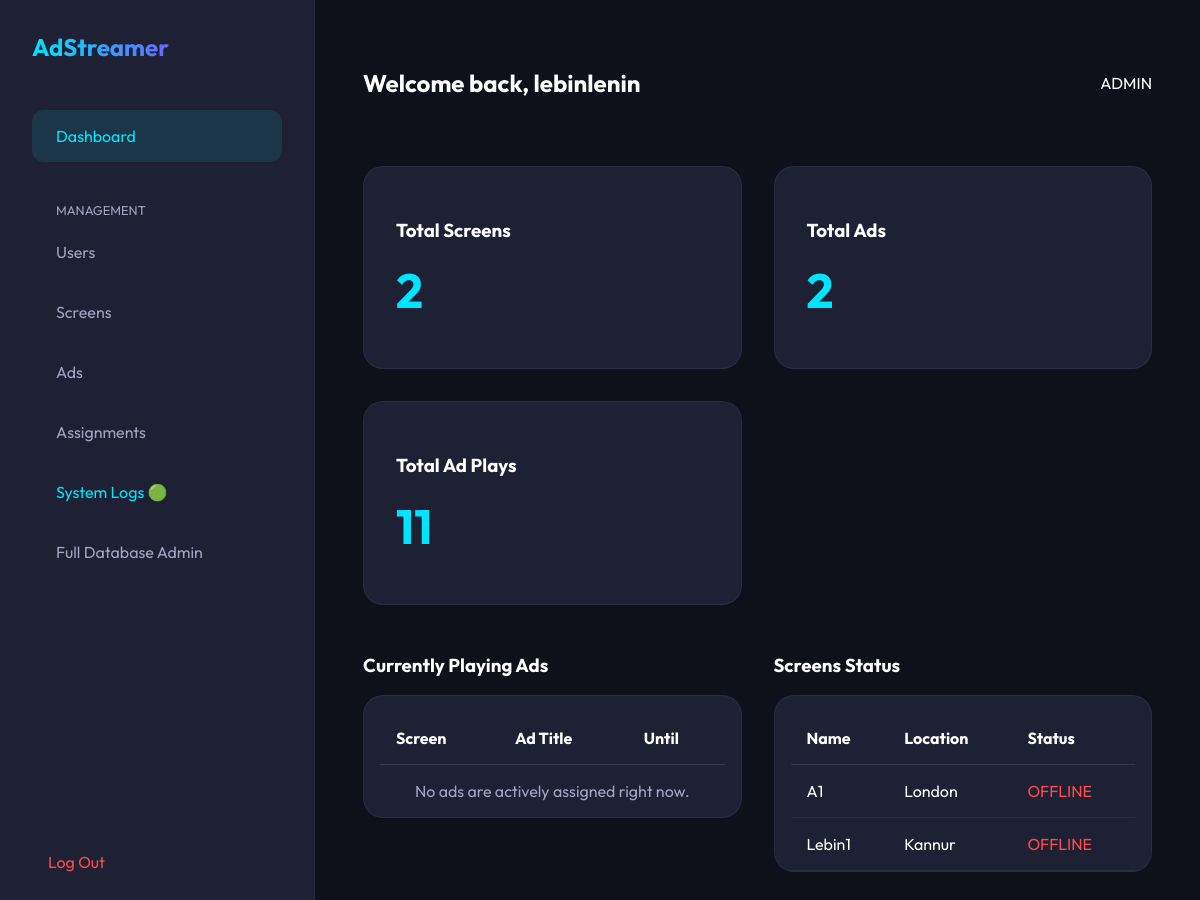
/accounts/dashboard/admin/ (signed in), run on the app's committed database.
### accounts/models.py (models this page shows)
class User(AbstractUser):
    ROLE_CHOICES = (
        ('ADMIN', 'Admin'),
        ('ADVERTISER', 'Advertiser'),
    )
    role = models.CharField(max_length=20, choices=ROLE_CHOICES, default='ADMIN')

### displays/models.py (models this page shows, shortened)
class Screen(models.Model):
    name = models.CharField(max_length=255)
    location = models.CharField(max_length=255, blank=True)
    pairing_token = models.UUIDField(default=uuid.uuid4, editable=False, unique=True)
    status = models.CharField(max_length=20, choices=(('ONLINE', 'Online'), ('OFFLINE', 'Offline')), default='OFFLINE')
    last_pinged = models.DateTimeField(null=True, blank=True)
    @property
    def is_online(self):
        from django.utils import timezone
        import datetime
        if not self.last_pinged:
            return False
        return timezone.now() - self.last_pinged < datetime.timedelta(minutes=2)

### accounts/views.py (the view)
# urls.py: path('dashboard/admin/', views.admin_dashboard, name='admin_dashboard'),
@login_required
def admin_dashboard(request):
    if request.user.role != 'ADMIN':
        return redirect('dashboard')
    screens = Screen.objects.all()
    ads = Ad.objects.all()
    logs_count = AdPlayLog.objects.count()
    now = timezone.now()
    active_assignments = AdAssignment.objects.filter(
        start_date__lte=now,
        end_date__gte=now,
        ad__is_active=True,
        ad__approval_status='APPROVED'
    ).select_related('screen', 'ad')
    context = {
        'screens': screens,
        'ads': ads,
        'logs_count': logs_count,
        'active_assignments': active_assignments,
    }
    return render(request, 'accounts/admin_dashboard.html', context)

### accounts/templates/accounts/admin_dashboard.html
{% extends 'base.html' %}
{% block sidebar_extra %}
<a href="/admin/" class="nav-link" target="_blank">Full Database Admin</a>
{% endblock %}
{% block content %}
<div class="grid">
    <div class="card">
        <h3>Total Screens</h3>
        <div class="metric-value">{{ screens.count }}</div>
    </div>
    <div class="card">
        <h3>Total Ads</h3>
        <div class="metric-value">{{ ads.count }}</div>
    </div>
    <div class="card">
        <h3>Total Ad Plays</h3>
        <div class="metric-value">{{ logs_count }}</div>
    </div>
</div>
<div class="grid" style="margin-top: 3rem;">
    <div>
        <h3 style="margin-top: 0;">Currently Playing Ads</h3>
        <div class="card" style="padding: 1rem; padding-bottom: 0;">
            <table style="width: 100%; text-align: left; border-collapse: collapse;">
                <thead>
                    <tr>
                        <th style="padding: 1rem; border-bottom: 1px solid rgba(255,255,255,0.1);">Screen</th>
                        <th style="padding: 1rem; border-bottom: 1px solid rgba(255,255,255,0.1);">Ad Title</th>
                        <th style="padding: 1rem; border-bottom: 1px solid rgba(255,255,255,0.1);">Until</th>
                    </tr>
                </thead>
                <tbody>
                    {% for a in active_assignments %}
                    <tr>
                        <td style="padding: 1rem; border-bottom: 1px solid rgba(255,255,255,0.05); color: var(--primary);">{{ a.screen.name }}</td>
                        <td style="padding: 1rem; border-bottom: 1px solid rgba(255,255,255,0.05);">{{ a.ad.title }}</td>
                        <td style="padding: 1rem; border-bottom: 1px solid rgba(255,255,255,0.05); color: var(--text-muted);">{{ a.end_date|time:"H:i" }}</td>
                    </tr>
                    {% empty %}
                    <tr>
                        <td colspan="3" style="padding: 1rem; text-align: center; color: var(--text-muted);">No ads are actively assigned right now.</td>
                    </tr>
                    {% endfor %}
                </tbody>
            </table>
        </div>
    </div>
    <div>
        <h3 style="margin-top: 0;">Screens Status</h3>
        <div class="card" style="padding: 1rem; padding-bottom: 0;">
            <table style="width: 100%; text-align: left; border-collapse: collapse;">
                <thead>
                    <tr>
                        <th style="padding: 1rem; border-bottom: 1px solid rgba(255,255,255,0.1);">Name</th>
                        <th style="padding: 1rem; border-bottom: 1px solid rgba(255,255,255,0.1);">Location</th>
                        <th style="padding: 1rem; border-bottom: 1px solid rgba(255,255,255,0.1);">Status</th>
                    </tr>
                </thead>
                <tbody>
                    {% for screen in screens %}
                    <tr>
                        <td style="padding: 1rem; border-bottom: 1px solid rgba(255,255,255,0.05);">{{ screen.name }}</td>
                        <td style="padding: 1rem; border-bottom: 1px solid rgba(255,255,255,0.05);">{{ screen.location }}</td>
                        <td style="padding: 1rem; border-bottom: 1px solid rgba(255,255,255,0.05);">
                            {% if screen.is_online %}
                                <span style="color: #00e5ff">ONLINE</span>
                            {% else %}
                                <span style="color: #ff4b4b">OFFLINE</span>
                            {% endif %}
                        </td>
                    </tr>
                    {% endfor %}
                </tbody>
            </table>
        </div>
    </div>
</div>
{% endblock %}

### accounts/templates/base.html (shortened to what this page needs)
<!DOCTYPE html>
<html lang="en">
<head>
</head>
<body>
    <div class="sidebar">
        <a href="/" class="logo">AdStreamer</a>
        <a href="/" class="nav-link active">Dashboard</a>
        {% if request.user.role == 'ADMIN' %}
        <div style="margin-top: 2rem; color: var(--text-muted); font-size: 0.8rem; text-transform: uppercase; padding: 0 1.5rem; margin-bottom: 0.5rem;">Management</div>
        <a href="{% url 'admin_users' %}" class="nav-link">Users</a>
        <a href="{% url 'admin_screens' %}" class="nav-link">Screens</a>
        <a href="{% url 'admin_ads' %}" class="nav-link">Ads</a>
        <a href="{% url 'admin_assignments' %}" class="nav-link">Assignments</a>
        <a href="{% url 'admin_system_logs' %}" class="nav-link" style="color: var(--primary);">System Logs 🟢</a>
        {% endif %}{% block sidebar_extra %}{% endblock %}
        <a href="{% url 'logout' %}" class="logout-btn">Log Out</a>
    </div>
    <div class="main-content">
        <div class="header-top">
            <h2>Welcome back, {{ request.user.username }}</h2>
            <div class="user-role">{{ request.user.role }}</div>
        </div>
        {% block content %}{% endblock %}
    </div>
</body>
</html>

### accounts/templates/base.html (style rules this page uses)
:root { --bg: #0f111a; --surface: #1e2133; --surface-hover: #2a2d42; --primary: #00e5ff; --secondary: #bd00ff; --text: #ffffff; --text-muted: #a0a4c0; }
body { background-color: var(--bg); color: var(--text); font-family: 'Outfit', sans-serif; margin: 0; display: flex; min-height: 100vh; }
.sidebar { width: 250px; background: var(--surface); padding: 2rem; display: flex; flex-direction: column; border-right: 1px solid rgba(255,255,255,0.05); }
.logo { font-size: 1.5rem; font-weight: 700; background: linear-gradient(90deg, var(--primary), var(--secondary)); background-clip: text; -webkit-background-clip: text; -webkit-text-fill-color: transparent; margin-bottom: 3rem; display: block; text-decoration: none; }
.nav-link { padding: 1rem 1.5rem; color: var(--text-muted); text-decoration: none; border-radius: 12px; margin-bottom: 0.5rem; transition: all 0.3s ease; }
.nav-link:hover, .nav-link.active { background: rgba(0, 229, 255, 0.1); color: var(--primary); }
.main-content { flex: 1; padding: 3rem; overflow-y: auto; }
.header-top { display: flex; justify-content: space-between; align-items: center; margin-bottom: 3rem; }
.card { background: var(--surface); border-radius: 20px; padding: 2rem; border: 1px solid rgba(255,255,255,0.05); transition: transform 0.3s ease, box-shadow 0.3s ease; }
.grid { display: grid; grid-template-columns: repeat(auto-fit, minmax(300px, 1fr)); gap: 2rem; }
.metric-value { font-size: 3rem; font-weight: 700; margin: 1rem 0; color: var(--primary); }
.logout-btn { margin-top: auto; color: #ff4b4b; text-decoration: none; padding: 1rem; border-radius: 12px; transition: background 0.3s; }

### data on the page
User: user.username "lebinlenin", user.role "ADMIN"
Screen: name "A1", location "London", shows "OFFLINE"
Screen: name "Lebin1", location "Kannur", shows "OFFLINE"

### other printed values
{{ screens.count }} "2"
{{ ads.count }} "2"
{{ logs_count }} "11"
